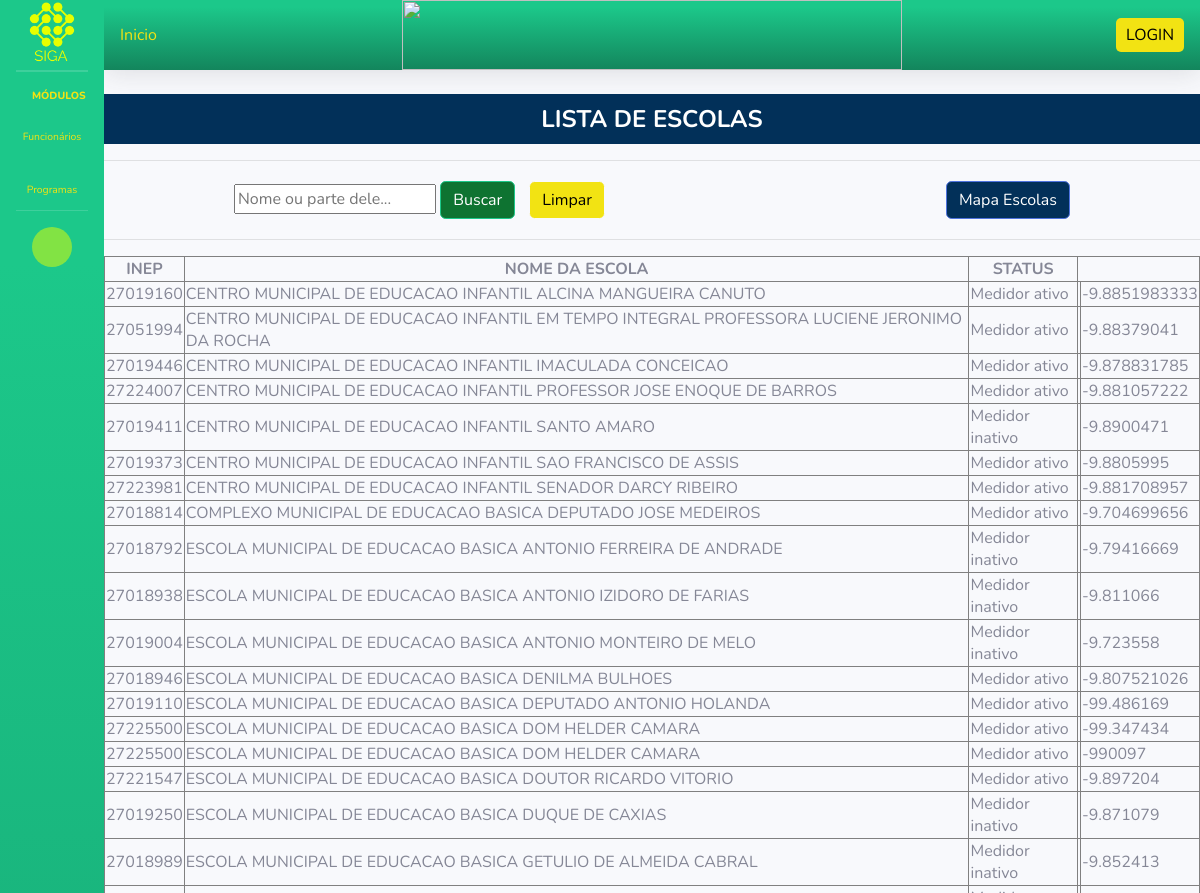
The app's page /programas/medidor (upper part), older data.
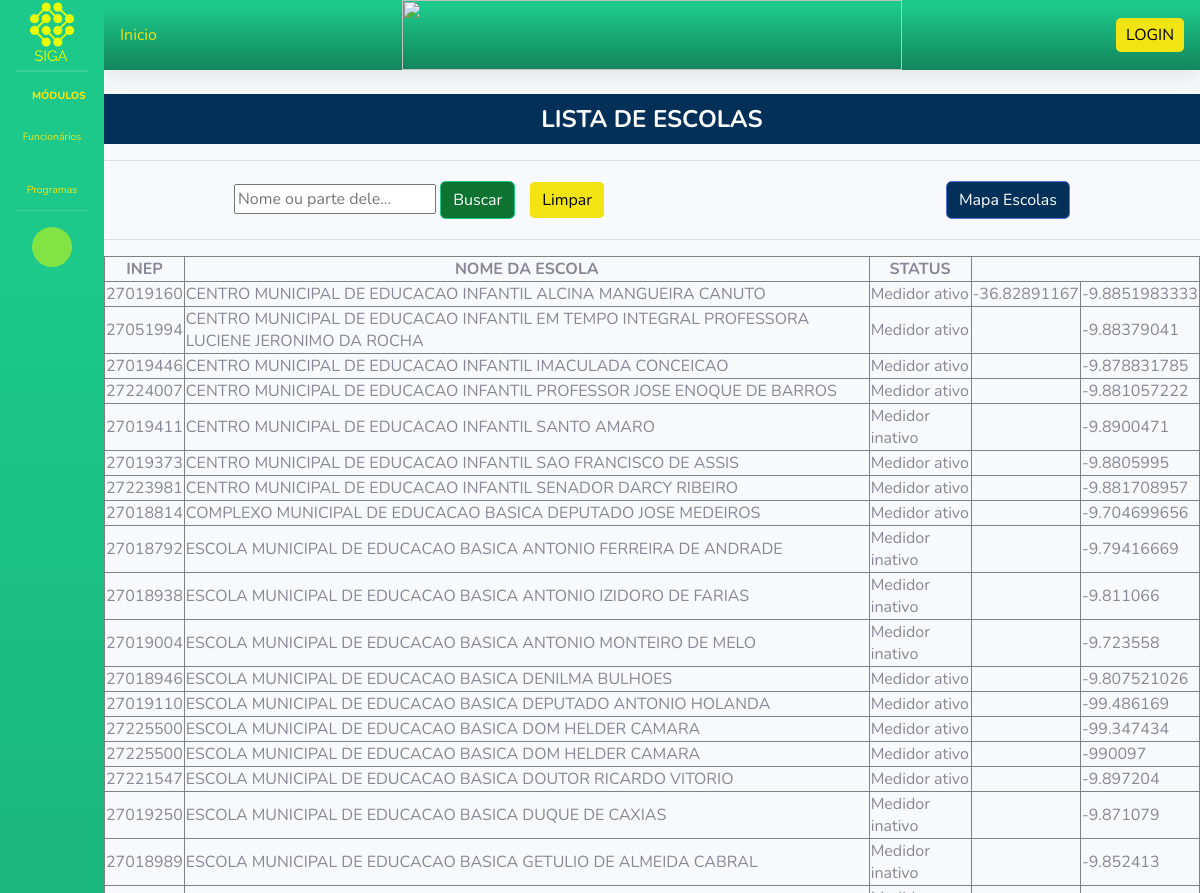
The same page, newer data.
### escolas_conectadas_app/models.py (models this page shows)
class Escolas(models.Model):
    inep = models.CharField(max_length=8, validators=[RegexValidator(r'^\d{8}$', 'O INEP deve ter exatamente 8 dígitos.')])
    nome = models.CharField(max_length = 100)
    status = models.CharField(max_length = 40,blank=True)
    longitude = models.CharField(max_length = 20,blank=True)
    latitude = models.CharField(max_length = 20,blank=True)
    endereco = models.CharField(max_length = 50,blank=True)

### escolas_conectadas_app/views.py (the view)
# urls.py: path('/medidor', verificar, name='programas'),
def verificar(request):
     if 'mapa' in request.GET:
        mapa()
     txt_nome = request.GET.get('nome')
     if txt_nome:
          escolas = Escolas.objects.filter(nome__icontains = txt_nome)
     else:
          escolas = Escolas.objects.all()
     return render(request, 'medidor.html', {'escolas': escolas})

### templates/medidor.html (shortened to what this page needs)
{% extends 'blank.html' %}
{% block central %}
<div style="margin-top: 20px;">
    <div style="position: relative;">
        <h1 style="text-align: center; font-weight: bold; color: white; position: absolute; top: 50%; left: 50%; transform: translate(-50%, -50%); z-index: 1; font-size: 24px;">LISTA DE ESCOLAS</h1>
        <div style="background-color: #023059; height: 50px;"></div>
    </div>
    <hr>
    <form action="" method="GET" style="margin: 20px 0;">
        <input type="text" name="nome" value="{{ request.GET.nome }}" autocomplete="off"
            placeholder="Nome ou parte dele..." style="margin-left: 130px;">
        <button type="submit" class="btn btn-success" style= "background-color: #0E7331; color: white;">Buscar</button>
        <a href="{% url 'programas' %}" class="btn btn-light" style="margin-left: 10px;background-color: #F2E313; color: black;">Limpar</a>
        <button type="button" id="btn-verificar" class="btn btn-primary float-right" style="margin-right: 130px; background-color: #023059; color: white;">Mapa Escolas</button>
    </form>
    <hr>
    <div style="display: flex; justify-content: center;">
    <table border="1">
        <thead align="center">
            <tr style="text-align: center;">
                <th>INEP</th>
                <th>NOME DA ESCOLA</th>
                <th>STATUS</th>
            </tr>
        </thead>
        <tbody>
            {% for escola in escolas %}
            <tr>
                <td>{{ escola.inep }}</td>
                <td>{{ escola.nome }}</td>
                <td>{{ escola.status }}</td>
                <td>{{ escola.longitude }}</td>
                <td>{{ escola.latitude }}</td>
            </tr>
            {% endfor %}
            </tbody>
            </table>
</div>
</div>
{% endblock %}

### templates/blank.html (shortened to what this page needs)
{% load static %}
<!DOCTYPE html>
<html lang="en">
<head>
    <link href="{% static 'fontawesome-free/css/all.min.css' %}" rel="stylesheet" type="text/css">
    <link href="{% static 'css/sb-admin-2.min.css' %}" rel="stylesheet">
</head>
<body id="page-top">
    <div id="wrapper">
        {% block barra %}
        <ul class="navbar-nav bg-gradient-success sidebar sidebar-dark accordion toggled" id="accordionSidebar" >
            <a class="sidebar-brand d-flex align-items-center justify-content-center">
                <div class="sidebar-brand-icon">
                    <img src="\media\img\logosige.png" alt="Logo"
                        style="display: block; margin: 0 auto; width: 140px; height: 140px; color: #fffefeef;">
                </div>
            </a>
            <div class="sidebar-heading text-center">
                <div class="sidebar-brand-text mx-3" style="color: #F2E313;">MÓDULOS</div>
            </div>
            <li class="nav-item">
                <a class="nav-link collapsed" href="#" data-toggle="collapse" data-target="#collapseTwo" aria-expanded="true"
                    aria-controls="collapseTwo">
                    <i class="fas fa-fw fa-cog" style="color: #F2E313;"></i>
                    <span style="color: #F2E313;"> Funcionários</span>
                </a>
            </li>
            <li class="nav-item">
                <a class="nav-link collapsed" href="#" data-toggle="collapse" data-target="#collapseUtilities" aria-expanded="true"
                    aria-controls="collapseUtilities">
                    <i class="fas fa-fw fa-wrench" style="color: #F2E313;"></i>
                    <span style="color: #F2E313;">Programas</span>
                </a>
            </li>
            <hr class="sidebar-divider d-none d-md-block">
            <div class="text-center d-none d-md-inline">
                <button class="rounded-circle border-0" id="sidebarToggle"
                    style="color: #000000; background-color: rgba(231, 255, 0, 0.5);"></button>
            </div>
            {% endblock %}
        </ul>
        <div id="content-wrapper" class="d-flex flex-column">
            <div id="content">
                <nav class="navbar navbar-expand navbar-light bg-gradient-success  topbar mb-4 static-top shadow">
                    <div class="sidebar-navigation">
    <ul class="navbar-nav ml-auto">
        <li class="nav-item">
            <a class="collapse-item" href="#" onclick="navigateAndClearURL('{% url 'home' %}')" style="color: #F2E313;">Inicio</a>
        </li>
    </ul>
</div>
                    <div style="text-align: center; position: absolute; top: 0; left: 50%; transform: translateX(-50%);">
                        <img src="\media\img\logoSemec003.png" width="500" height="70">
                    </div>
                    {% if user.is_authenticated %}
                    <div class="text-right" style="padding: 10px;">
                        <form method="post" action="{% url 'logout' %}" id="form_logout">
                            {% csrf_token %}
                            <span style="color: #F2E313;">Bem-vindo(a), {{ user.username }}!</span>
                            <button type="button" onclick="confirmarLogout()" class="btn btn-sm" style="color: black; background-color: #F2E313; border: none; cursor: pointer; border-radius: 5px;">Sair</button>
                            <input type="hidden" name="next" value="{% url 'home' %}">
                        </form>
                    </div>
                    {% else %}
                    <a href="{% url 'login' %}?next={{request.path}}"
                        style="color: black; background-color: #F2E313; border: none; padding: 5px 10px; cursor: pointer; border-radius: 5px;">LOGIN</a>
                    {% endif %}
                </nav>
                {% block central %}{% endblock %}
            </div>
        </div>
    </div>
</body>
</html>

Row changes from the older to the newer data that the page shows:
changed Escolas "CENTRO MUNICIPAL DE EDUCACAO INFANTIL ALCINA MANGUEIRA CANUTO": longitude (not shown) → "-36.82891167"
